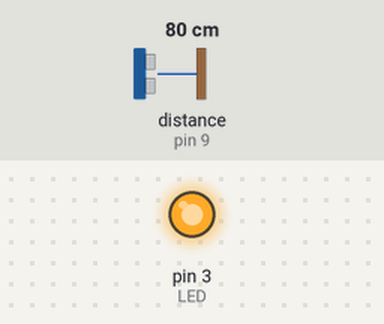
Bench run of a sketch on a simulated Arduino Uno, built with avr-gcc and run on an emulated ATmega328P. Parts: output pins drawn as LEDs (lit = HIGH). Wiring (inferred from the names in the program): ultrasonic range finder: trigger pin 10; echo pin 9. Dashed ring = blinking. The inputs (shaded band) are chosen by the test bench; at power-on: distance to the obstacle (sensor on pin 9) 80 cm. The echo pulse lasts 58.3 µs per cm; pins used as bus, display or sensor lines are not drawn.

Above: at 1.7 s.
1.8 s: distance to the obstacle (sensor on pin 9) set to 8 cm
At 2.09 s:
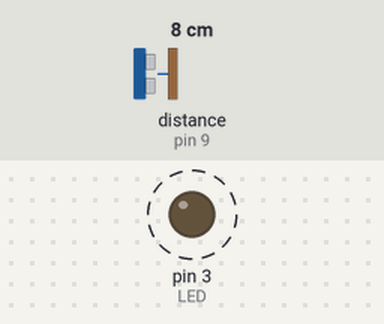
5.3 s: distance to the obstacle (sensor on pin 9) set to 5 cm
At 5.63 s:
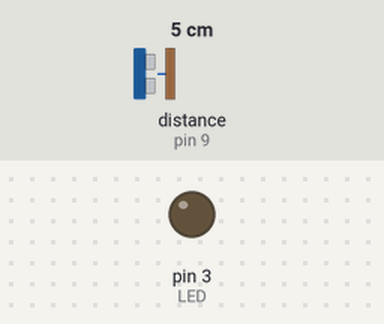
6.9 s: distance to the obstacle (sensor on pin 9) set to 9 cm
At 7.32 s:
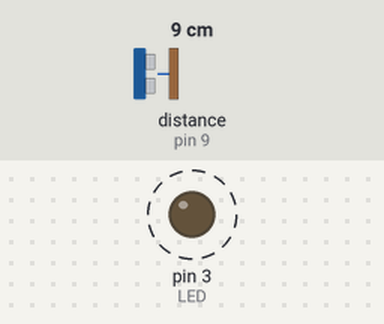
10.4 s: distance to the obstacle (sensor on pin 9) set to 2 cm
At 11.4 s:
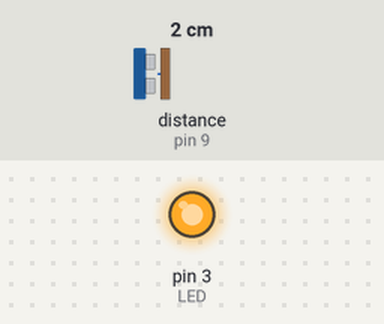
Timing chart, 0 to 13.0 s (numbered marks = the images above; inputs shaded):
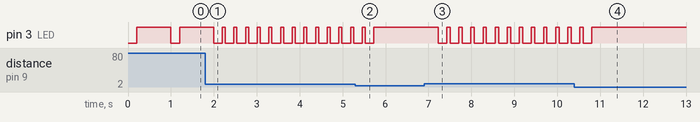

The sketch:

SensorUltraSonico.ino
```cpp
int TRIG = 10;
int ECHO = 9;
int LED = 3;
int DURACION;
int DISTANCIA;

void setup() {
  pinMode(TRIG, OUTPUT);
  pinMode(ECHO, INPUT);
  pinMode(LED, OUTPUT);
}

void loop() {

  digitalWrite(TRIG, HIGH); // El trigger dispara una señal alta
  delay(1); // Demora 1ms
  digitalWrite(TRIG, LOW); // Deja de mandar señal el trigger

  DURACION = pulseIn(ECHO, HIGH); // Captamos la duracion que tarda en llegar el pulso
  DISTANCIA = DURACION / 58.2; // Calculamos la distancia en funcion de la duracion

  delay(200); //Tradamos 200ms

  if(DISTANCIA > 5){ // Si la distancia es mayor a 5, parpadea

    digitalWrite(LED, HIGH);
    delay(DISTANCIA * 10);
    digitalWrite(LED, LOW);

  } else if(DISTANCIA <= 5){ // Si la distancia es menor o igual a 5, el LED queda encendido

    digitalWrite(LED, HIGH);

  }

}
```

Measured:
- the behaviour switches between 7 and 6 cm on distance to the obstacle (sensor on pin 9) (found by bisection; images 1 and 2)
- after the input at 1.8 s, pin 3 (LED): alternates HIGH for 0.07 s and LOW for 0.20 s, starting after 0.46 s
- after the input at 5.3 s, pin 3 (LED): goes on until 5.7 s, then stays HIGH
- after the input at 6.9 s, pin 3 (LED): alternates HIGH for 0.08 s and LOW for 0.20 s, starting after 0.32 s
- after the input at 10.4 s, pin 3 (LED): goes on until 10.8 s, then stays HIGH
